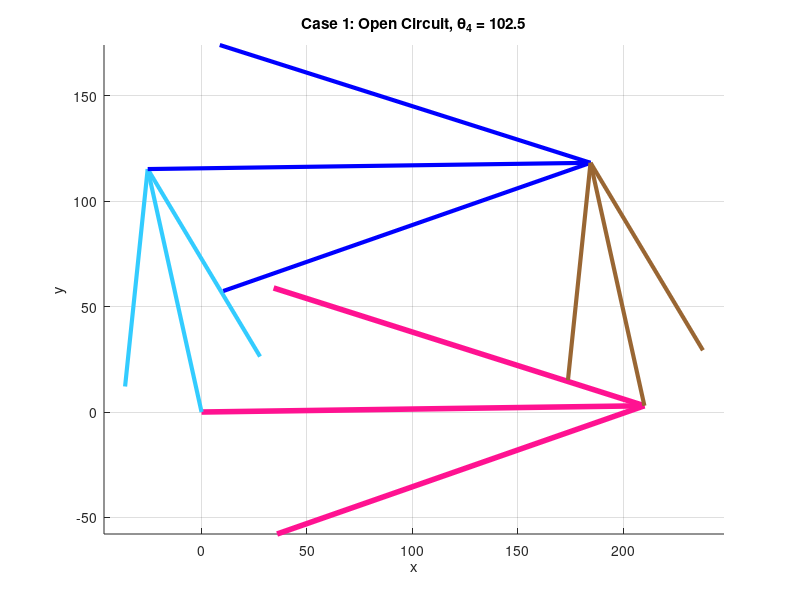
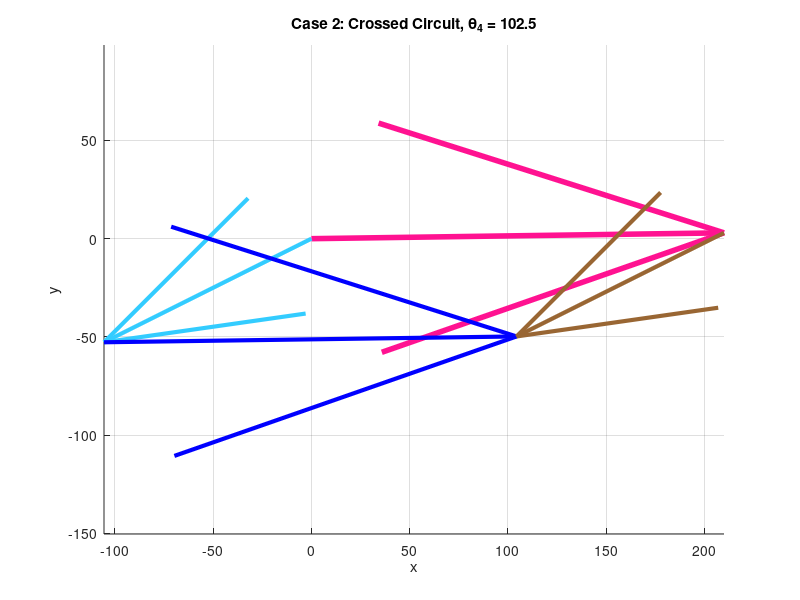

Source code (MATLAB) for these figures, in order:
clear all
close all
clc

% 1. Parameter Definitions
L1 = 210; % Link 1 (Ground) - Pink
L2 = 118; % Link 2 (Input) - Light Blue
L3 = 210; % Link 3 (Coupler) - Blue
L4 = 118; % Link 4 (Output) - Brown

a = L2;
b = L3;
c = L4;
d = L1;

% Ground angle (Lifted up by 0.81 degrees)
theta1_deg = 0.81;
theta1 = deg2rad(theta1_deg);

% Input: Theta 4 (Global)
q4_global_deg = 102.5;
q4_global = deg2rad(q4_global_deg);

% Convert to Local Frame
q4 = q4_global - theta1;

% ---------------------------------------------------------
% STEP 1: Find Theta 2 given Theta 4 (Inverse Kinematics)
% ---------------------------------------------------------
% K Constants (Inverse: Swapping a and c)
K1_inv = d/c; 
K2_inv = d/a; 
K3_inv = (c^2 - b^2 + a^2 + d^2)/(2*c*a); 

% Coefficients A, B, C for q2
A = cos(q4) - K1_inv - K2_inv*cos(q4) + K3_inv;
B = -2*sin(q4);
C = K1_inv - (K2_inv + 1)*cos(q4) + K3_inv;

% Solve for q2 (Two Solutions)
disc = B^2 - 4*A*C;

% q2 Solution 1 (Parallel/Open)
q2_local_1 = 2*atan((-B - sqrt(disc))/(2*A));

% q2 Solution 2 (Crossed/Anti-Parallel)
q2_local_2 = 2*atan((-B + sqrt(disc))/(2*A));


% ---------------------------------------------------------
% STEP 2: Find Theta 3 given Theta 2 (Calculated for BOTH Cases)
% ---------------------------------------------------------
% Standard K Constants for Forward Kinematics (finding q3)
K1 = d/a;
K4 = d/b;
K5 = (c^2 - d^2 - a^2 - b^2)/(2*a*b);

% --- Case 1: Find q3_1 using q2_local_1 ---
D1 = cos(q2_local_1) - K1 + K4*cos(q2_local_1) + K5;
E1 = -2*sin(q2_local_1);
F1 = K1 + (K4 - 1)*cos(q2_local_1) + K5;

disc_q3_1 = E1^2 - 4*D1*F1;
% Open circuit usually uses -sqrt
q3_local_1 = 2*atan((-E1 - sqrt(disc_q3_1))/(2*D1)); 

% --- Case 2: Find q3_2 using q2_local_2 ---
D2 = cos(q2_local_2) - K1 + K4*cos(q2_local_2) + K5;
E2 = -2*sin(q2_local_2);
F2 = K1 + (K4 - 1)*cos(q2_local_2) + K5;

disc_q3_2 = E2^2 - 4*D2*F2;
% Crossed circuit usually uses +sqrt (or alternate sign to close loop)
q3_local_2 = 2*atan((-E2 + sqrt(disc_q3_2))/(2*D2)); 


% Calculate Global Angles
q2_global_1 = rad2deg(q2_local_1 + theta1);
q3_global_1 = rad2deg(q3_local_1 + theta1);

q2_global_2 = rad2deg(q2_local_2 + theta1);
q3_global_2 = rad2deg(q3_local_2 + theta1);


% ---------------------------------------------------------
% VECTOR CALCULATION & PLOTTING PREP
% ---------------------------------------------------------
% Colors
color_Pink = [1, 0.07, 0.57];
color_LBlue = [0.2, 0.8, 1];
color_Blue = [0, 0, 1];
color_Brown = [0.6, 0.4, 0.2];

% Ground Vector (Same for both)
RO4O2 = d*exp(j*theta1);
RO4O2x = real(RO4O2); RO4O2y = imag(RO4O2);

% Link 4 Vector (Fixed Input)
RBO4 = c*exp(j*(q4 + theta1)); 
RBO4x = real(RBO4); RBO4y = imag(RBO4);
O4x = RO4O2x; O4y = RO4O2y;

% --- Case 1 Vectors ---
RA1 = a*exp(j*(q2_local_1 + theta1));
RBA1 = b*exp(j*(q3_local_1 + theta1));

RA1x = real(RA1); RA1y = imag(RA1);
RBA1x = real(RBA1); RBA1y = imag(RBA1);
Bx1 = RA1x + RBA1x; By1 = RA1y + RBA1y;

% --- Case 2 Vectors ---
RA2 = a*exp(j*(q2_local_2 + theta1));
RBA2 = b*exp(j*(q3_local_2 + theta1));

RA2x = real(RA2); RA2y = imag(RA2);
RBA2x = real(RBA2); RBA2y = imag(RBA2);
Bx2 = RA2x + RBA2x; By2 = RA2y + RBA2y;


% ---------------------------------------------------------
% PLOTTING
% ---------------------------------------------------------

% --- Figure 1: Case 1 (Open Circuit) ---
figure(1);
hold on;
% Ground (Pink)
quiver(0, 0, O4x, O4y, 0, 'Color', color_Pink, 'LineWidth', 4, 'MaxHeadSize', 0.5);
% Link 2 (Light Blue)
quiver(0, 0, RA1x, RA1y, 0, 'Color', color_LBlue, 'LineWidth', 3, 'MaxHeadSize', 0.5);
% Link 3 (Blue) - A to B
quiver(RA1x, RA1y, RBA1x, RBA1y, 0, 'Color', color_Blue, 'LineWidth', 3, 'MaxHeadSize', 0.5);
% Link 4 (Brown) - O4 to B
quiver(O4x, O4y, Bx1-O4x, By1-O4y, 0, 'Color', color_Brown, 'LineWidth', 3, 'MaxHeadSize', 0.5);

axis equal; grid on;
title(['Case 1: Open Circuit, \theta_4 = ' num2str(q4_global_deg)]);
xlabel('x'); ylabel('y');


% --- Figure 2: Case 2 (Crossed Circuit) ---
figure(2);
hold on;
% Ground (Pink)
quiver(0, 0, O4x, O4y, 0, 'Color', color_Pink, 'LineWidth', 4, 'MaxHeadSize', 0.5);
% Link 2 (Light Blue)
quiver(0, 0, RA2x, RA2y, 0, 'Color', color_LBlue, 'LineWidth', 3, 'MaxHeadSize', 0.5);
% Link 3 (Blue) - A to B
quiver(RA2x, RA2y, RBA2x, RBA2y, 0, 'Color', color_Blue, 'LineWidth', 3, 'MaxHeadSize', 0.5);
% Link 4 (Brown) - O4 to B
quiver(O4x, O4y, Bx2-O4x, By2-O4y, 0, 'Color', color_Brown, 'LineWidth', 3, 'MaxHeadSize', 0.5);

axis equal; grid on;
title(['Case 2: Crossed Circuit, \theta_4 = ' num2str(q4_global_deg)]);
xlabel('x'); ylabel('y');

% Display Results
fprintf('--- Results ---\n');
fprintf('Case 1: Theta 2 = %.4f, Theta 3 = %.4f\n', q2_global_1, q3_global_1);
fprintf('Case 2: Theta 2 = %.4f, Theta 3 = %.4f\n', q2_global_2, q3_global_2);
